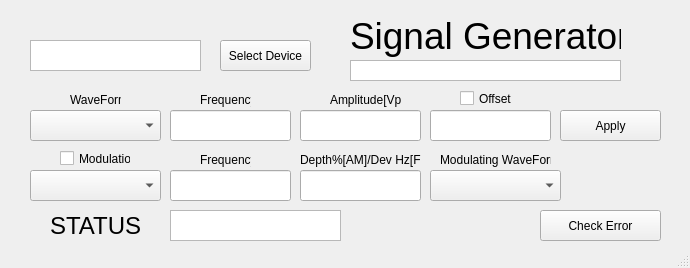
<?xml version="1.0" encoding="UTF-8"?>
<ui version="4.0">
 <class>MainWindow</class>
 <widget class="QMainWindow" name="MainWindow">
  <property name="geometry">
   <rect>
    <x>0</x>
    <y>0</y>
    <width>690</width>
    <height>268</height>
   </rect>
  </property>
  <property name="minimumSize">
   <size>
    <width>690</width>
    <height>268</height>
   </size>
  </property>
  <property name="maximumSize">
   <size>
    <width>690</width>
    <height>268</height>
   </size>
  </property>
  <property name="windowTitle">
   <string>Signal Generator</string>
  </property>
  <widget class="QWidget" name="centralwidget">
   <widget class="QComboBox" name="waveFormSelector">
    <property name="geometry">
     <rect>
      <x>30</x>
      <y>110</y>
      <width>131</width>
      <height>31</height>
     </rect>
    </property>
   </widget>
   <widget class="QPushButton" name="applyButton">
    <property name="geometry">
     <rect>
      <x>560</x>
      <y>110</y>
      <width>101</width>
      <height>31</height>
     </rect>
    </property>
    <property name="text">
     <string>Apply</string>
    </property>
   </widget>
   <widget class="QLabel" name="label">
    <property name="geometry">
     <rect>
      <x>70</x>
      <y>90</y>
      <width>51</width>
      <height>20</height>
     </rect>
    </property>
    <property name="text">
     <string>WaveForm</string>
    </property>
   </widget>
   <widget class="QLabel" name="label_2">
    <property name="geometry">
     <rect>
      <x>200</x>
      <y>90</y>
      <width>51</width>
      <height>20</height>
     </rect>
    </property>
    <property name="text">
     <string>Frequency</string>
    </property>
   </widget>
   <widget class="QLabel" name="label_3">
    <property name="geometry">
     <rect>
      <x>330</x>
      <y>90</y>
      <width>71</width>
      <height>20</height>
     </rect>
    </property>
    <property name="text">
     <string>Amplitude[Vpp]</string>
    </property>
   </widget>
   <widget class="QLineEdit" name="frequencyLineEdit">
    <property name="geometry">
     <rect>
      <x>170</x>
      <y>110</y>
      <width>121</width>
      <height>31</height>
     </rect>
    </property>
   </widget>
   <widget class="QLineEdit" name="amplitudeLineEdit">
    <property name="geometry">
     <rect>
      <x>300</x>
      <y>110</y>
      <width>121</width>
      <height>31</height>
     </rect>
    </property>
   </widget>
   <widget class="QLineEdit" name="offsetLineEdit">
    <property name="geometry">
     <rect>
      <x>430</x>
      <y>110</y>
      <width>121</width>
      <height>31</height>
     </rect>
    </property>
   </widget>
   <widget class="QTextBrowser" name="textBrowser">
    <property name="geometry">
     <rect>
      <x>30</x>
      <y>40</y>
      <width>171</width>
      <height>31</height>
     </rect>
    </property>
   </widget>
   <widget class="QPushButton" name="confirmButton">
    <property name="geometry">
     <rect>
      <x>220</x>
      <y>40</y>
      <width>91</width>
      <height>31</height>
     </rect>
    </property>
    <property name="text">
     <string>Select Device</string>
    </property>
   </widget>
   <widget class="QLabel" name="label_5">
    <property name="geometry">
     <rect>
      <x>350</x>
      <y>10</y>
      <width>271</width>
      <height>51</height>
     </rect>
    </property>
    <property name="font">
     <font>
      <pointsize>28</pointsize>
     </font>
    </property>
    <property name="text">
     <string>Signal Generator</string>
    </property>
   </widget>
   <widget class="QCheckBox" name="offSetCheckBox">
    <property name="geometry">
     <rect>
      <x>460</x>
      <y>90</y>
      <width>71</width>
      <height>17</height>
     </rect>
    </property>
    <property name="text">
     <string>Offset</string>
    </property>
   </widget>
   <widget class="QComboBox" name="modulationSelector">
    <property name="geometry">
     <rect>
      <x>30</x>
      <y>170</y>
      <width>131</width>
      <height>31</height>
     </rect>
    </property>
   </widget>
   <widget class="QCheckBox" name="modulationCheckBox">
    <property name="geometry">
     <rect>
      <x>60</x>
      <y>150</y>
      <width>71</width>
      <height>17</height>
     </rect>
    </property>
    <property name="text">
     <string>Modulation</string>
    </property>
   </widget>
   <widget class="QLineEdit" name="frequencyModulationLineEdit">
    <property name="geometry">
     <rect>
      <x>170</x>
      <y>170</y>
      <width>121</width>
      <height>31</height>
     </rect>
    </property>
   </widget>
   <widget class="QLabel" name="label_4">
    <property name="geometry">
     <rect>
      <x>300</x>
      <y>150</y>
      <width>121</width>
      <height>20</height>
     </rect>
    </property>
    <property name="text">
     <string>Depth%[AM]/Dev Hz[FM]</string>
    </property>
   </widget>
   <widget class="QLineEdit" name="depthDeviationLineEdit">
    <property name="geometry">
     <rect>
      <x>300</x>
      <y>170</y>
      <width>121</width>
      <height>31</height>
     </rect>
    </property>
   </widget>
   <widget class="QLabel" name="label_6">
    <property name="geometry">
     <rect>
      <x>200</x>
      <y>150</y>
      <width>51</width>
      <height>20</height>
     </rect>
    </property>
    <property name="text">
     <string>Frequency</string>
    </property>
   </widget>
   <widget class="QComboBox" name="modulatingWaveformSelector">
    <property name="geometry">
     <rect>
      <x>430</x>
      <y>170</y>
      <width>131</width>
      <height>31</height>
     </rect>
    </property>
   </widget>
   <widget class="QLabel" name="label_7">
    <property name="geometry">
     <rect>
      <x>440</x>
      <y>150</y>
      <width>111</width>
      <height>20</height>
     </rect>
    </property>
    <property name="text">
     <string>Modulating WaveForm</string>
    </property>
   </widget>
   <widget class="QPushButton" name="checkErrorButton">
    <property name="geometry">
     <rect>
      <x>540</x>
      <y>210</y>
      <width>121</width>
      <height>31</height>
     </rect>
    </property>
    <property name="text">
     <string>Check Error</string>
    </property>
   </widget>
   <widget class="QTextBrowser" name="nameOfDeviceTextBrowser">
    <property name="geometry">
     <rect>
      <x>350</x>
      <y>60</y>
      <width>271</width>
      <height>21</height>
     </rect>
    </property>
    <property name="font">
     <font>
      <pointsize>7</pointsize>
     </font>
    </property>
   </widget>
   <widget class="QTextBrowser" name="statusTextBrowser">
    <property name="geometry">
     <rect>
      <x>170</x>
      <y>210</y>
      <width>171</width>
      <height>31</height>
     </rect>
    </property>
   </widget>
   <widget class="QLabel" name="label_8">
    <property name="geometry">
     <rect>
      <x>50</x>
      <y>215</y>
      <width>91</width>
      <height>21</height>
     </rect>
    </property>
    <property name="font">
     <font>
      <pointsize>18</pointsize>
     </font>
    </property>
    <property name="text">
     <string>STATUS:</string>
    </property>
   </widget>
  </widget>
  <widget class="QStatusBar" name="statusbar"/>
 </widget>
 <resources/>
 <connections/>
</ui>
